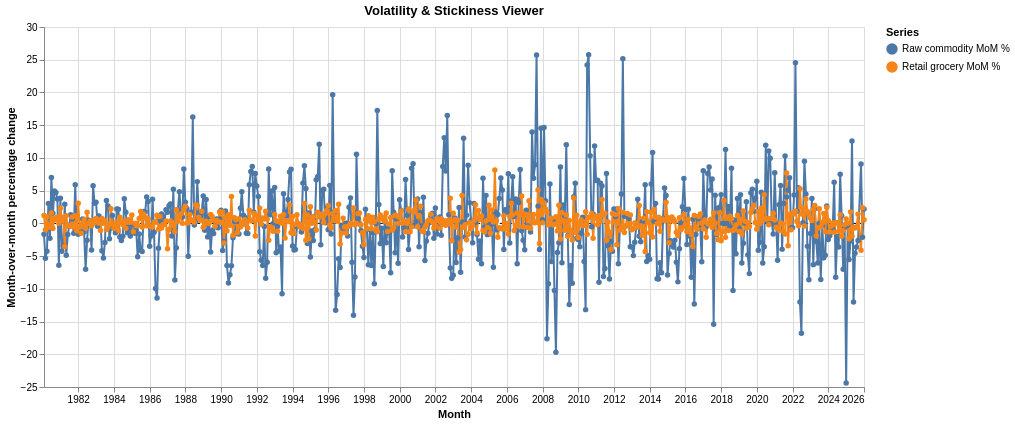

Write notebook code for a chart like this one.
### Markdown cell above
## Visualization 3: Volatility & Stickiness Viewer

### Code cell
# Reshape the two month-over-month series into a single tidy table so that Altair
# can draw both lines from one dataset and filter them with a dropdown parameter.
volatility_long = (
    merged.melt(
        id_vars=["Date", "Commodity_Pair"],
        value_vars=["Raw_MoM_Pct", "Retail_MoM_Pct"],
        var_name="Series",
        value_name="MoM_Change"
    )
    .dropna()
    .copy()
)

# Replace technical series names with reader-friendly labels for the legend.
volatility_long["Series"] = volatility_long["Series"].map(
    {
        "Raw_MoM_Pct": "Raw commodity MoM %",
        "Retail_MoM_Pct": "Retail grocery MoM %",
    }
)

# Create the dropdown options from the pairs that actually survived the merge step.
pair_options = available_order if available_order else sorted(volatility_long["Commodity_Pair"].unique())

# Create a dropdown-bound Altair parameter.
# Changing the selected value updates the chart instantly by filtering the data.
pair_dropdown = alt.binding_select(options=pair_options, name="Commodity Pair: ")
selected_pair = alt.param(name="selected_pair", bind=pair_dropdown, value=pair_options[0])

# Add a zero line so positive and negative monthly changes are easier to distinguish.
volatility_zero_rule = (
    alt.Chart(pd.DataFrame({"y": [0]}))
    .mark_rule(color="black", strokeDash=[4, 4])
    .encode(y="y:Q")
)

# Build the dropdown-driven line chart.
# The transform_filter step references the selected_pair parameter to keep only
# the currently chosen commodity pair visible.
volatility_lines = (
    alt.Chart(volatility_long)
    .mark_line(point=True)
    .encode(
        x=alt.X("Date:T", title="Month"),
        y=alt.Y("MoM_Change:Q", title="Month-over-month percentage change"),
        color=alt.Color("Series:N", title="Series"),
        tooltip=[
            alt.Tooltip("Commodity_Pair:N", title="Commodity pair"),
            alt.Tooltip("Date:T", title="Month"),
            alt.Tooltip("Series:N", title="Series"),
            alt.Tooltip("MoM_Change:Q", title="MoM change (%)", format=".2f"),
        ],
    )
    .add_params(selected_pair)
    .transform_filter(alt.datum.Commodity_Pair == selected_pair)
    .properties(width=820, height=360, title="Volatility & Stickiness Viewer")
)

# Layer the zero line under the volatility lines and render the final interactive chart.
volatility_viewer_chart = volatility_zero_rule + volatility_lines
volatility_viewer_chart

### Figure 1 — Vega-Lite specification as saved in the notebook (floating-point values rounded to 4 significant figures; data arrays with more than 128 entries replaced by an {"elided": "..."} marker saying what was removed)
{"config": {"view": {"continuousWidth": 300, "continuousHeight": 300}}, "layer": [{"data": {"name": "data-a0a55d106695e8d630baff0f16eee66d"}, "mark": {"type": "rule", "color": "black", "strokeDash": [4, 4]}, "encoding": {"y": {"field": "y", "type": "quantitative"}}}, {"data": {"name": "data-f97bf116b5c3d42ba6a01c980e05d459"}, "mark": {"type": "line", "point": true}, "encoding": {"color": {"field": "Series", "title": "Series", "type": "nominal"}, "tooltip": [{"field": "Commodity_Pair", "title": "Commodity pair", "type": "nominal"}, {"field": "Date", "title": "Month", "type": "temporal"}, {"field": "Series", "title": "Series", "type": "nominal"}, {"field": "MoM_Change", "format": ".2f", "title": "MoM change (%)", "type": "quantitative"}], "x": {"field": "Date", "title": "Month", "type": "temporal"}, "y": {"field": "MoM_Change", "title": "Month-over-month percentage change", "type": "quantitative"}}, "title": "Volatility & Stickiness Viewer", "transform": [{"filter": "(datum.Commodity_Pair === selected_pair)"}]}], "height": 360, "params": [{"name": "selected_pair", "bind": {"input": "select", "options": ["Wheat vs. Bread", "Coffee Beans vs. Roasted Coffee", "Rice vs. Retail Rice", "Bananas (Global) vs. Bananas (Retail)", "Orange Market vs. Retail Oranges", "Chicken Market vs. Whole Chicken"], "name": "Commodity Pair: "}, "value": "Wheat vs. Bread"}], "width": 820, "$schema": "https://vega.github.io/schema/vega-lite/v5.20.1.json", "datasets": {"data-a0a55d106695e8d630baff0f16eee66d": [{"y": 0}], "data-f97bf116b5c3d42ba6a01c980e05d459": {"elided": "6068 records"}}}
